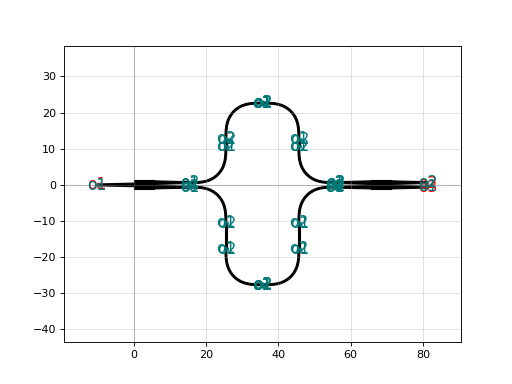

Write Python code to recreate this figure.
import gdsfactory as gf

c = gf.components.mzi1x2_2x2(delta_length=10.0, length_y=2.0, length_x=0.1, with_splitter=True, port_e1_splitter='o2', port_e0_splitter='o3', port_e1_combiner='o3', port_e0_combiner='o4', nbends=2)
c.plot()
